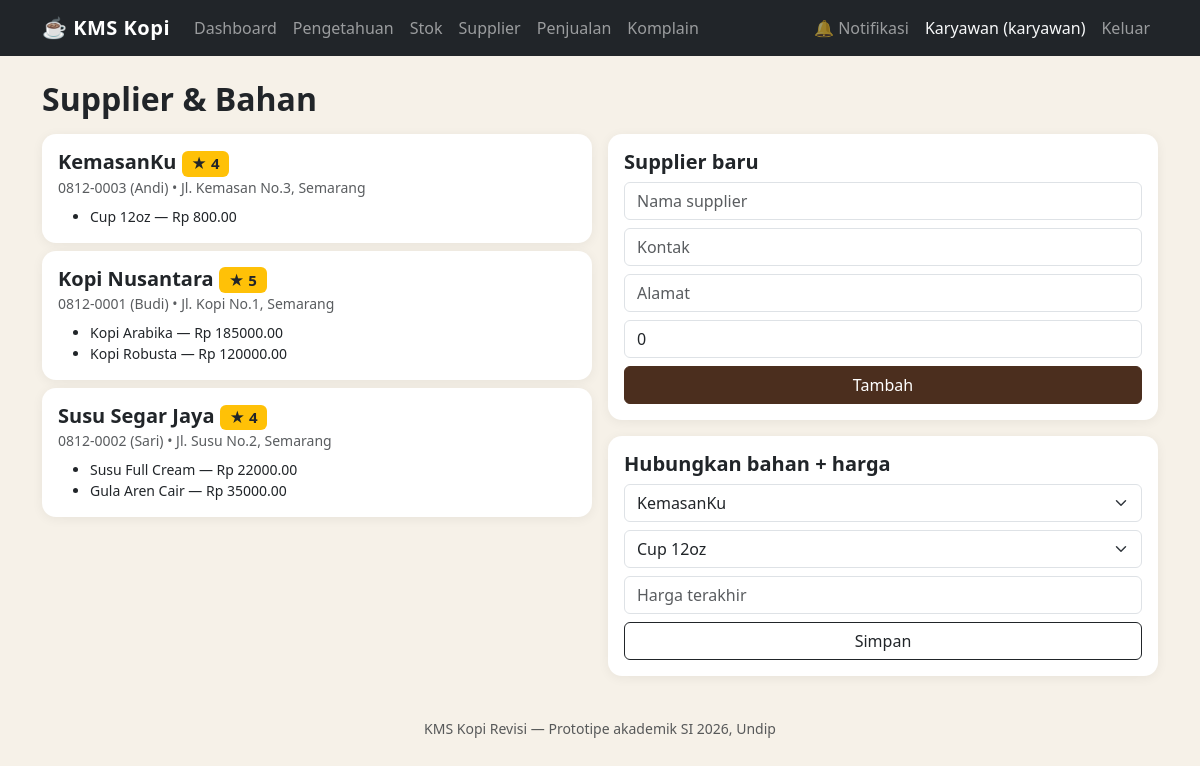
Page /supplier (signed in) on the committed database.
### app/models.py (models this page shows)
class Pengguna(db.Model):
    __tablename__ = "pengguna"
    id = db.Column(db.Integer, primary_key=True)
    nama = db.Column(db.String(100), nullable=False)
    peran = db.Column(db.Enum("pemilik", "karyawan"), nullable=False, default="karyawan")
    pin_hash = db.Column(db.String(255), nullable=False)
    aktif = db.Column(db.Boolean, default=True)
    created_at = db.Column(db.DateTime, default=datetime.utcnow)

class Supplier(db.Model):
    __tablename__ = "supplier"
    id = db.Column(db.Integer, primary_key=True)
    nama = db.Column(db.String(100), nullable=False)
    kontak = db.Column(db.String(100))
    alamat = db.Column(db.Text)
    rating = db.Column(db.Integer, default=0)  # 1-5

class SupplierBahan(db.Model):
    __tablename__ = "supplier_bahan"
    id = db.Column(db.Integer, primary_key=True)
    supplier_id = db.Column(db.Integer, db.ForeignKey("supplier.id"), nullable=False)
    bahan_id = db.Column(db.Integer, db.ForeignKey("bahan.id"), nullable=False)
    harga_terakhir = db.Column(db.Numeric(12, 2), default=0)
    supplier = db.relationship("Supplier", backref="daftar_bahan")
    bahan = db.relationship("Bahan", backref="daftar_supplier")

class Bahan(db.Model):
    __tablename__ = "bahan"
    id = db.Column(db.Integer, primary_key=True)
    nama = db.Column(db.String(100), nullable=False, unique=True)
    satuan = db.Column(db.String(20), default="gram")
    stok_minimum = db.Column(db.Float, default=0)
    cara_penyimpanan = db.Column(db.Text)

### app/routes/supplier.py (the view)
@bp.route("/supplier")
@login_required
def daftar():
    suppliers = Supplier.query.order_by(Supplier.nama).all()
    bahans = Bahan.query.order_by(Bahan.nama).all()
    relasi = SupplierBahan.query.all()
    return render_template("supplier.html", suppliers=suppliers, bahans=bahans, relasi=relasi)

### app/routes/helpers.py (called while the page is built)
def login_required(f):
    @wraps(f)
    def wrapper(*args, **kwargs):
        if not session.get("user_id"):
            flash("Silakan login dulu.", "warning")
            return redirect(url_for("auth.login"))
        return f(*args, **kwargs)
    return wrapper

### app/templates/supplier.html (shortened to what this page needs)
{% extends "base.html" %}
{% block content %}
<h2 class="fw-bold mb-3">Supplier & Bahan</h2>
<div class="row g-3">
<div class="col-md-6">
{% for s in suppliers %}
<div class="card mb-2"><div class="card-body">
  <h5 class="fw-bold mb-0">{{ s.nama }} <span class="badge bg-warning text-dark">★ {{ s.rating }}</span></h5>
  <div class="text-muted small">{{ s.kontak }} • {{ s.alamat }}</div>
  <ul class="small mt-2 mb-0">
  {% for r in relasi if r.supplier_id==s.id %}<li>{{ r.bahan.nama }} — Rp {{ r.harga_terakhir }}</li>{% endfor %}
  </ul>
</div></div>
{% endfor %}
</div>
<div class="col-md-6">
<div class="card card-body mb-3"><h5 class="fw-bold">Supplier baru</h5>
<form method="post" action="{{ url_for('supplier.tambah') }}">
  <input name="nama" class="form-control mb-2" placeholder="Nama supplier" required>
  <input name="kontak" class="form-control mb-2" placeholder="Kontak">
  <input name="alamat" class="form-control mb-2" placeholder="Alamat">
  <input name="rating" type="number" min="0" max="5" class="form-control mb-2" placeholder="Rating 0-5" value="0">
  <button class="btn btn-dark w-100">Tambah</button>
</form></div>
<div class="card card-body"><h5 class="fw-bold">Hubungkan bahan + harga</h5>
<form method="post" action="{{ url_for('supplier.hubungkan') }}">
  <select name="supplier_id" class="form-select mb-2">{% for s in suppliers %}<option value="{{ s.id }}">{{ s.nama }}</option>{% endfor %}</select>
  <select name="bahan_id" class="form-select mb-2">{% for b in bahans %}<option value="{{ b.id }}">{{ b.nama }}</option>{% endfor %}</select>
  <input name="harga_terakhir" type="number" step="any" class="form-control mb-2" placeholder="Harga terakhir" required>
  <button class="btn btn-outline-dark w-100">Simpan</button>
</form></div>
</div>
</div>
{% endblock %}

### app/templates/base.html (shortened to what this page needs)
<!doctype html>
<html lang="id">
<head>
  <link href="https://cdn.jsdelivr.net/npm/bootstrap@5.3.3/dist/css/bootstrap.min.css" rel="stylesheet">
  <link href="{{ url_for('static', filename='style.css') }}" rel="stylesheet">
</head>
<body>
<nav class="navbar navbar-expand-lg navbar-dark bg-dark sticky-top">
  <div class="container">
    <a class="navbar-brand fw-bold" href="{{ url_for('dashboard.index') }}">☕ KMS Kopi</a>
    <div class="collapse navbar-collapse" id="nav">
      {% if current_user %}
      <ul class="navbar-nav me-auto">
        <li class="nav-item"><a class="nav-link" href="{{ url_for('dashboard.index') }}">Dashboard</a></li>
        <li class="nav-item"><a class="nav-link" href="{{ url_for('pengetahuan.daftar') }}">Pengetahuan</a></li>
        <li class="nav-item"><a class="nav-link" href="{{ url_for('stok.daftar') }}">Stok</a></li>
        <li class="nav-item"><a class="nav-link" href="{{ url_for('supplier.daftar') }}">Supplier</a></li>
        <li class="nav-item"><a class="nav-link" href="{{ url_for('penjualan.daftar') }}">Penjualan</a></li>
        <li class="nav-item"><a class="nav-link" href="{{ url_for('komplain.daftar') }}">Komplain</a></li>
      </ul>
      <ul class="navbar-nav">
        <li class="nav-item"><a class="nav-link" href="{{ url_for('notifikasi.daftar') }}">🔔 Notifikasi {% if unread_count %}<span class="badge bg-danger">{{ unread_count }}</span>{% endif %}</a></li>
        <li class="nav-item"><span class="nav-link text-light">{{ current_user.nama }} ({{ current_user.peran }})</span></li>
        <li class="nav-item"><a class="nav-link" href="{{ url_for('auth.logout') }}">Keluar</a></li>
      </ul>
      {% endif %}
    </div>
  </div>
</nav>
<main class="container my-4">
  {% block content %}{% endblock %}
</main>
<footer class="text-center text-muted py-3"><small>KMS Kopi Revisi — Prototipe akademik SI 2026, Undip</small></footer>
</body>
</html>

### app/static/style.css (style rules this page uses)
body { background: #f6f1e8; }
.navbar-brand { letter-spacing: .5px; }
.card { border-radius: 14px; border: none; box-shadow: 0 2px 12px rgba(0,0,0,.06); }
.btn-dark { background: #4b2e1e; border-color: #4b2e1e; }
a { color: #4b2e1e; }

### rows in the picture
Pengguna: nama "Karyawan", peran "karyawan"
Supplier: nama "KemasanKu", rating "4", kontak "0812-0003 (Andi)", alamat "Jl. Kemasan No.3, Semarang"
SupplierBahan: bahan.nama "Cup 12oz", harga_terakhir "800.00"
Supplier: nama "Kopi Nusantara", rating "5", kontak "0812-0001 (Budi)", alamat "Jl. Kopi No.1, Semarang"
SupplierBahan: bahan.nama "Kopi Arabika", harga_terakhir "185000.00"
SupplierBahan: bahan.nama "Kopi Robusta", harga_terakhir "120000.00"
Supplier: nama "Susu Segar Jaya", rating "4", kontak "0812-0002 (Sari)", alamat "Jl. Susu No.2, Semarang"
SupplierBahan: bahan.nama "Susu Full Cream", harga_terakhir "22000.00"
SupplierBahan: bahan.nama "Gula Aren Cair", harga_terakhir "35000.00"

### other values in the picture
form field supplier_id "KemasanKu"
form field bahan_id "Cup 12oz"
